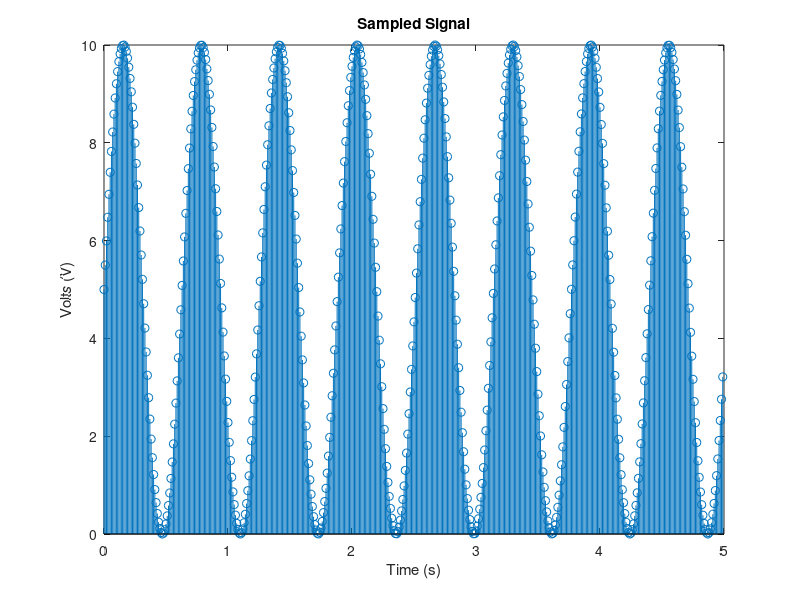
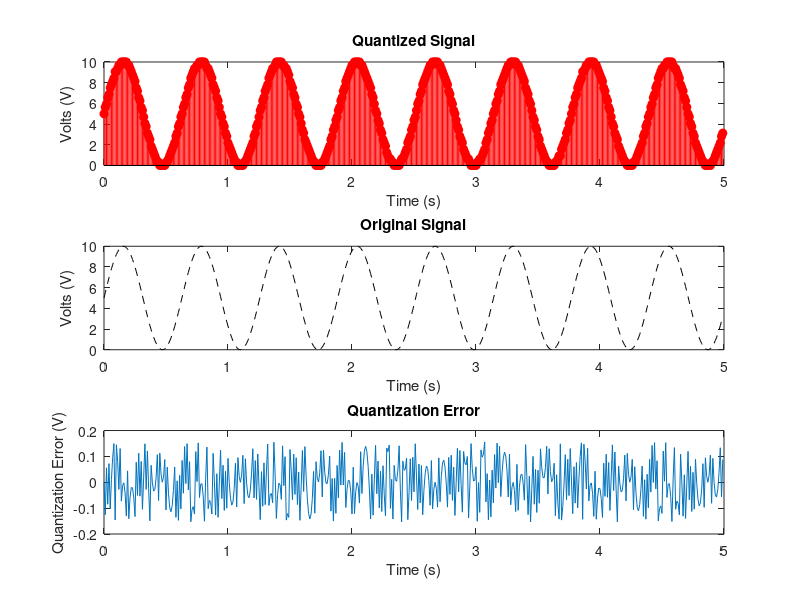
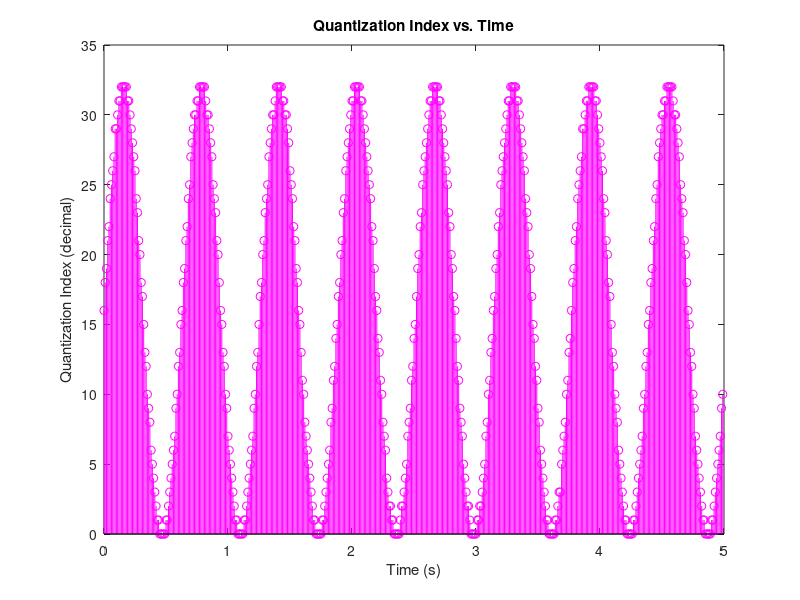

Source code (MATLAB) for these figures, in order: (Note: this script raises an error after producing the figures.)
% Jack Langille Dalhousie Univ. Dept. of Engineering Mathematics 2023
% This codes simulates an analog to digital convertor that takes an input
% signal 'y' and converts it to a binary encoded digital signal using basic
% uniform quantization. Control parameters include sampling frequency 'fs',
% converter bit count 'n', input voltage range 'Vmin' and 'Vmax' 

clc; clear all;

% Signal Parameters
Vmin = 0; % Volts
Vmax = 5; % Volts
f = 10; % Input frequency (Hz)

% Converter Parameters
n = 4; % Converter bit count
r = 2^n; % Converter resolution
fs = 100; % Sampling frequency (Hz)

% Simulation/Misc
Tmax = 5; % Seconds
Ts = 1/fs; % Sampling time (s)
D = abs(Vmax-Vmin)/r; % Converter quantization size
num_rows = Tmax/Ts; 

% Step 1: Sampling
t = 0:Ts:Tmax-Ts; 
y = Vmax+Vmax*sin(f*t);

% Step 2: Quantization
k = round((y-Vmin)/D);
q = k*D + Vmin;

% Step 3: Encoding
encoded = dec2bin(k);

% Plot the sampled signal
figure(1)
set(gcf,'color','w');
stem(t,y)
xlabel('Time (s)')
ylabel('Volts (V)')
title('Sampled Signal')
saveas(gcf,'sampled_signal.jpg')

% Plot the quantized and analog signals
figure(2)
set(gcf,'color','w');
subplot(3,1,1)
stem(t,q,'filled','r')
xlabel('Time (s)')
ylabel('Volts (V)')
title('Quantized Signal')

subplot(3,1,2)
plot(t,y,'k--')
xlabel('Time (s)')
ylabel('Volts (V)')
title('Original Signal')

subplot(3,1,3)
E = y - q;
plot(t,E)
xlabel('Time (s)')
ylabel('Quantization Error (V)')
title('Quantization Error')
saveas(gcf,'signals_error.jpg')


% Plot the encoded signal
figure(3)
set(gcf,'color','w');
stem(t, k, 'm')  
xlabel('Time (s)')
ylabel('Quantization Index (decimal)')
title('Quantization Index vs. Time')
saveas(gcf,'encoded_signal.jpg')

% Create table of data
data = table(t', y', k', encoded);
data.Properties.VariableNames = ["Time (s)","Input Voltage (V)","Quantization Index","Digital Signal"]
% Display table
disp(data);